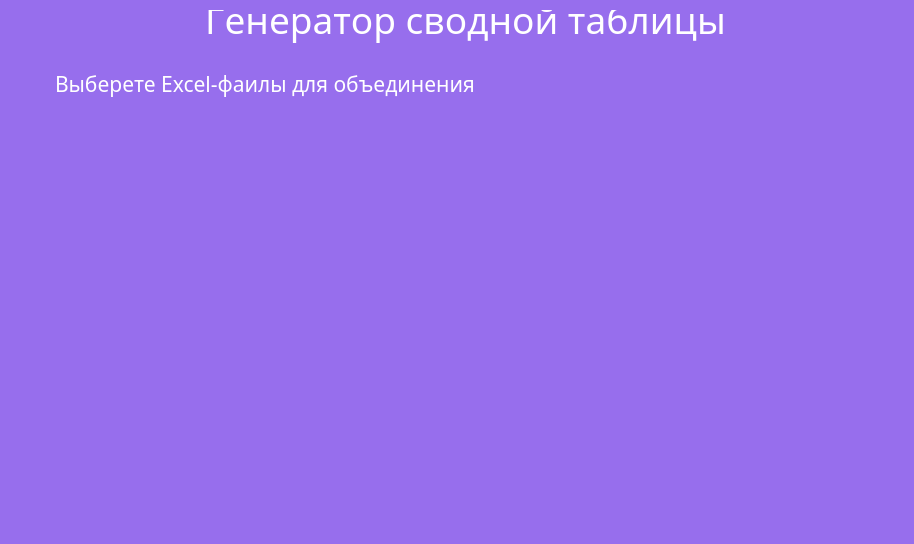
<?xml version="1.0" encoding="UTF-8"?>
<ui version="4.0">
 <class>MainWindow</class>
 <widget class="QMainWindow" name="MainWindow">
  <property name="windowModality">
   <enum>Qt::ApplicationModal</enum>
  </property>
  <property name="enabled">
   <bool>false</bool>
  </property>
  <property name="geometry">
   <rect>
    <x>0</x>
    <y>0</y>
    <width>914</width>
    <height>544</height>
   </rect>
  </property>
  <property name="minimumSize">
   <size>
    <width>914</width>
    <height>544</height>
   </size>
  </property>
  <property name="maximumSize">
   <size>
    <width>914</width>
    <height>844</height>
   </size>
  </property>
  <property name="acceptDrops">
   <bool>false</bool>
  </property>
  <property name="windowTitle">
   <string>Генератор сводной таблицы</string>
  </property>
  <property name="styleSheet">
   <string notr="true">height: 32px;
width: 50px;
left: 603px;
top: 141px;
border-radius: 16px;
background-color: #976EED;
</string>
  </property>
  <property name="inputMethodHints">
   <set>Qt::ImhNone</set>
  </property>
  <widget class="QWidget" name="centralwidget">
   <property name="palette">
    <palette>
     <active>
      <colorrole role="WindowText">
       <brush brushstyle="SolidPattern">
        <color alpha="255">
         <red>255</red>
         <green>255</green>
         <blue>255</blue>
        </color>
       </brush>
      </colorrole>
      <colorrole role="Button">
       <brush brushstyle="SolidPattern">
        <color alpha="255">
         <red>151</red>
         <green>110</green>
         <blue>237</blue>
        </color>
       </brush>
      </colorrole>
      <colorrole role="Light">
       <brush brushstyle="SolidPattern">
        <color alpha="255">
         <red>126</red>
         <green>79</green>
         <blue>237</blue>
        </color>
       </brush>
      </colorrole>
      <colorrole role="Midlight">
       <brush brushstyle="SolidPattern">
        <color alpha="255">
         <red>126</red>
         <green>79</green>
         <blue>237</blue>
        </color>
       </brush>
      </colorrole>
      <colorrole role="Text">
       <brush brushstyle="SolidPattern">
        <color alpha="255">
         <red>255</red>
         <green>255</green>
         <blue>255</blue>
        </color>
       </brush>
      </colorrole>
      <colorrole role="ButtonText">
       <brush brushstyle="SolidPattern">
        <color alpha="255">
         <red>255</red>
         <green>255</green>
         <blue>255</blue>
        </color>
       </brush>
      </colorrole>
      <colorrole role="Base">
       <brush brushstyle="SolidPattern">
        <color alpha="255">
         <red>151</red>
         <green>110</green>
         <blue>237</blue>
        </color>
       </brush>
      </colorrole>
      <colorrole role="Window">
       <brush brushstyle="SolidPattern">
        <color alpha="255">
         <red>151</red>
         <green>110</green>
         <blue>237</blue>
        </color>
       </brush>
      </colorrole>
      <colorrole role="AlternateBase">
       <brush brushstyle="SolidPattern">
        <color alpha="255">
         <red>126</red>
         <green>79</green>
         <blue>237</blue>
        </color>
       </brush>
      </colorrole>
      <colorrole role="PlaceholderText">
       <brush brushstyle="SolidPattern">
        <color alpha="128">
         <red>255</red>
         <green>255</green>
         <blue>255</blue>
        </color>
       </brush>
      </colorrole>
     </active>
     <inactive>
      <colorrole role="WindowText">
       <brush brushstyle="SolidPattern">
        <color alpha="255">
         <red>255</red>
         <green>255</green>
         <blue>255</blue>
        </color>
       </brush>
      </colorrole>
      <colorrole role="Button">
       <brush brushstyle="SolidPattern">
        <color alpha="255">
         <red>151</red>
         <green>110</green>
         <blue>237</blue>
        </color>
       </brush>
      </colorrole>
      <colorrole role="Light">
       <brush brushstyle="SolidPattern">
        <color alpha="255">
         <red>126</red>
         <green>79</green>
         <blue>237</blue>
        </color>
       </brush>
      </colorrole>
      <colorrole role="Midlight">
       <brush brushstyle="SolidPattern">
        <color alpha="255">
         <red>126</red>
         <green>79</green>
         <blue>237</blue>
        </color>
       </brush>
      </colorrole>
      <colorrole role="Text">
       <brush brushstyle="SolidPattern">
        <color alpha="255">
         <red>255</red>
         <green>255</green>
         <blue>255</blue>
        </color>
       </brush>
      </colorrole>
      <colorrole role="ButtonText">
       <brush brushstyle="SolidPattern">
        <color alpha="255">
         <red>255</red>
         <green>255</green>
         <blue>255</blue>
        </color>
       </brush>
      </colorrole>
      <colorrole role="Base">
       <brush brushstyle="SolidPattern">
        <color alpha="255">
         <red>151</red>
         <green>110</green>
         <blue>237</blue>
        </color>
       </brush>
      </colorrole>
      <colorrole role="Window">
       <brush brushstyle="SolidPattern">
        <color alpha="255">
         <red>151</red>
         <green>110</green>
         <blue>237</blue>
        </color>
       </brush>
      </colorrole>
      <colorrole role="AlternateBase">
       <brush brushstyle="SolidPattern">
        <color alpha="255">
         <red>126</red>
         <green>79</green>
         <blue>237</blue>
        </color>
       </brush>
      </colorrole>
      <colorrole role="PlaceholderText">
       <brush brushstyle="SolidPattern">
        <color alpha="128">
         <red>255</red>
         <green>255</green>
         <blue>255</blue>
        </color>
       </brush>
      </colorrole>
     </inactive>
     <disabled>
      <colorrole role="WindowText">
       <brush brushstyle="SolidPattern">
        <color alpha="255">
         <red>120</red>
         <green>120</green>
         <blue>120</blue>
        </color>
       </brush>
      </colorrole>
      <colorrole role="Button">
       <brush brushstyle="SolidPattern">
        <color alpha="255">
         <red>151</red>
         <green>110</green>
         <blue>237</blue>
        </color>
       </brush>
      </colorrole>
      <colorrole role="Light">
       <brush brushstyle="SolidPattern">
        <color alpha="255">
         <red>126</red>
         <green>79</green>
         <blue>237</blue>
        </color>
       </brush>
      </colorrole>
      <colorrole role="Midlight">
       <brush brushstyle="SolidPattern">
        <color alpha="255">
         <red>126</red>
         <green>79</green>
         <blue>237</blue>
        </color>
       </brush>
      </colorrole>
      <colorrole role="Text">
       <brush brushstyle="SolidPattern">
        <color alpha="255">
         <red>120</red>
         <green>120</green>
         <blue>120</blue>
        </color>
       </brush>
      </colorrole>
      <colorrole role="ButtonText">
       <brush brushstyle="SolidPattern">
        <color alpha="255">
         <red>120</red>
         <green>120</green>
         <blue>120</blue>
        </color>
       </brush>
      </colorrole>
      <colorrole role="Base">
       <brush brushstyle="SolidPattern">
        <color alpha="255">
         <red>151</red>
         <green>110</green>
         <blue>237</blue>
        </color>
       </brush>
      </colorrole>
      <colorrole role="Window">
       <brush brushstyle="SolidPattern">
        <color alpha="255">
         <red>151</red>
         <green>110</green>
         <blue>237</blue>
        </color>
       </brush>
      </colorrole>
      <colorrole role="AlternateBase">
       <brush brushstyle="SolidPattern">
        <color alpha="255">
         <red>126</red>
         <green>79</green>
         <blue>237</blue>
        </color>
       </brush>
      </colorrole>
      <colorrole role="PlaceholderText">
       <brush brushstyle="SolidPattern">
        <color alpha="128">
         <red>0</red>
         <green>0</green>
         <blue>0</blue>
        </color>
       </brush>
      </colorrole>
     </disabled>
    </palette>
   </property>
   <property name="font">
    <font>
     <family>Times New Roman</family>
     <pointsize>16</pointsize>
    </font>
   </property>
   <widget class="QLabel" name="label_2">
    <property name="geometry">
     <rect>
      <x>55</x>
      <y>70</y>
      <width>601</width>
      <height>28</height>
     </rect>
    </property>
    <property name="font">
     <font>
      <family>Kharkiv Tone</family>
      <pointsize>16</pointsize>
     </font>
    </property>
    <property name="styleSheet">
     <string notr="true">color: #ffffff;</string>
    </property>
    <property name="text">
     <string>Выберете Excel-фаилы для объединения</string>
    </property>
   </widget>
   <widget class="QLabel" name="label">
    <property name="geometry">
     <rect>
      <x>10</x>
      <y>10</y>
      <width>911</width>
      <height>35</height>
     </rect>
    </property>
    <property name="palette">
     <palette>
      <active>
       <colorrole role="WindowText">
        <brush brushstyle="SolidPattern">
         <color alpha="255">
          <red>255</red>
          <green>255</green>
          <blue>255</blue>
         </color>
        </brush>
       </colorrole>
       <colorrole role="Button">
        <brush brushstyle="SolidPattern">
         <color alpha="255">
          <red>151</red>
          <green>110</green>
          <blue>237</blue>
         </color>
        </brush>
       </colorrole>
       <colorrole role="Text">
        <brush brushstyle="SolidPattern">
         <color alpha="255">
          <red>255</red>
          <green>255</green>
          <blue>255</blue>
         </color>
        </brush>
       </colorrole>
       <colorrole role="ButtonText">
        <brush brushstyle="SolidPattern">
         <color alpha="255">
          <red>255</red>
          <green>255</green>
          <blue>255</blue>
         </color>
        </brush>
       </colorrole>
       <colorrole role="Base">
        <brush brushstyle="SolidPattern">
         <color alpha="255">
          <red>151</red>
          <green>110</green>
          <blue>237</blue>
         </color>
        </brush>
       </colorrole>
       <colorrole role="Window">
        <brush brushstyle="SolidPattern">
         <color alpha="255">
          <red>151</red>
          <green>110</green>
          <blue>237</blue>
         </color>
        </brush>
       </colorrole>
       <colorrole role="PlaceholderText">
        <brush brushstyle="SolidPattern">
         <color alpha="128">
          <red>255</red>
          <green>255</green>
          <blue>255</blue>
         </color>
        </brush>
       </colorrole>
      </active>
      <inactive>
       <colorrole role="WindowText">
        <brush brushstyle="SolidPattern">
         <color alpha="255">
          <red>255</red>
          <green>255</green>
          <blue>255</blue>
         </color>
        </brush>
       </colorrole>
       <colorrole role="Button">
        <brush brushstyle="SolidPattern">
         <color alpha="255">
          <red>151</red>
          <green>110</green>
          <blue>237</blue>
         </color>
        </brush>
       </colorrole>
       <colorrole role="Text">
        <brush brushstyle="SolidPattern">
         <color alpha="255">
          <red>255</red>
          <green>255</green>
          <blue>255</blue>
         </color>
        </brush>
       </colorrole>
       <colorrole role="ButtonText">
        <brush brushstyle="SolidPattern">
         <color alpha="255">
          <red>255</red>
          <green>255</green>
          <blue>255</blue>
         </color>
        </brush>
       </colorrole>
       <colorrole role="Base">
        <brush brushstyle="SolidPattern">
         <color alpha="255">
          <red>151</red>
          <green>110</green>
          <blue>237</blue>
         </color>
        </brush>
       </colorrole>
       <colorrole role="Window">
        <brush brushstyle="SolidPattern">
         <color alpha="255">
          <red>151</red>
          <green>110</green>
          <blue>237</blue>
         </color>
        </brush>
       </colorrole>
       <colorrole role="PlaceholderText">
        <brush brushstyle="SolidPattern">
         <color alpha="128">
          <red>255</red>
          <green>255</green>
          <blue>255</blue>
         </color>
        </brush>
       </colorrole>
      </inactive>
      <disabled>
       <colorrole role="WindowText">
        <brush brushstyle="SolidPattern">
         <color alpha="255">
          <red>255</red>
          <green>255</green>
          <blue>255</blue>
         </color>
        </brush>
       </colorrole>
       <colorrole role="Button">
        <brush brushstyle="SolidPattern">
         <color alpha="255">
          <red>151</red>
          <green>110</green>
          <blue>237</blue>
         </color>
        </brush>
       </colorrole>
       <colorrole role="Text">
        <brush brushstyle="SolidPattern">
         <color alpha="255">
          <red>255</red>
          <green>255</green>
          <blue>255</blue>
         </color>
        </brush>
       </colorrole>
       <colorrole role="ButtonText">
        <brush brushstyle="SolidPattern">
         <color alpha="255">
          <red>255</red>
          <green>255</green>
          <blue>255</blue>
         </color>
        </brush>
       </colorrole>
       <colorrole role="Base">
        <brush brushstyle="SolidPattern">
         <color alpha="255">
          <red>151</red>
          <green>110</green>
          <blue>237</blue>
         </color>
        </brush>
       </colorrole>
       <colorrole role="Window">
        <brush brushstyle="SolidPattern">
         <color alpha="255">
          <red>151</red>
          <green>110</green>
          <blue>237</blue>
         </color>
        </brush>
       </colorrole>
       <colorrole role="PlaceholderText">
        <brush brushstyle="SolidPattern">
         <color alpha="128">
          <red>0</red>
          <green>0</green>
          <blue>0</blue>
         </color>
        </brush>
       </colorrole>
      </disabled>
     </palette>
    </property>
    <property name="font">
     <font>
      <family>Kharkiv Tone</family>
      <pointsize>28</pointsize>
      <kerning>false</kerning>
     </font>
    </property>
    <property name="styleSheet">
     <string notr="true">color: #ffffff;</string>
    </property>
    <property name="text">
     <string>Генератор сводной таблицы</string>
    </property>
    <property name="alignment">
     <set>Qt::AlignBottom|Qt::AlignHCenter</set>
    </property>
   </widget>
  </widget>
  <widget class="QStatusBar" name="statusbar"/>
 </widget>
 <resources/>
 <connections/>
</ui>
